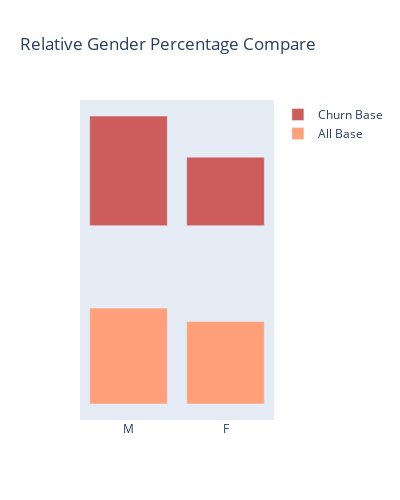

The notebook cell this image was saved under:
### Code cell
# Plot
fig = go.Figure()

fig.add_trace(go.Bar(
    x=df_gender_perc_check['gender'],
    y=df_gender_perc_check['churn_base'],
    marker_color='indianred',
    name='Churn Base',
    base=0
))

fig.add_trace(go.Bar(
    x=df_gender_perc_check['gender'],
    y=df_gender_perc_check['all_base'],
    hovertext=df_gender_perc_check['all_base'],
    marker_color='lightsalmon',
    name='All Base',
    base=-1
))

fig.update_layout(barmode='relative',
                  width=400,
                  height=500,
                  title="Relative Gender Percentage Compare",
                  )

fig.update_yaxes(visible=False)

fig.show()

### Figure 1 — Plotly figure (JSON) as saved in the notebook; plotly's stock layout.template omitted (floating-point values rounded to 4 significant figures)
{"data": [{"base": 0, "marker": {"color": "indianred"}, "name": "Churn Base", "x": ["M", "F"], "y": [0.6154, 0.3846], "type": "bar"}, {"base": -1, "hovertext": [0.5378, 0.4622], "marker": {"color": "lightsalmon"}, "name": "All Base", "x": ["M", "F"], "y": [0.5378, 0.4622], "type": "bar"}], "layout": {"barmode": "relative", "width": 400, "height": 500, "title": {"text": "Relative Gender Percentage Compare"}, "yaxis": {"visible": false}}}
